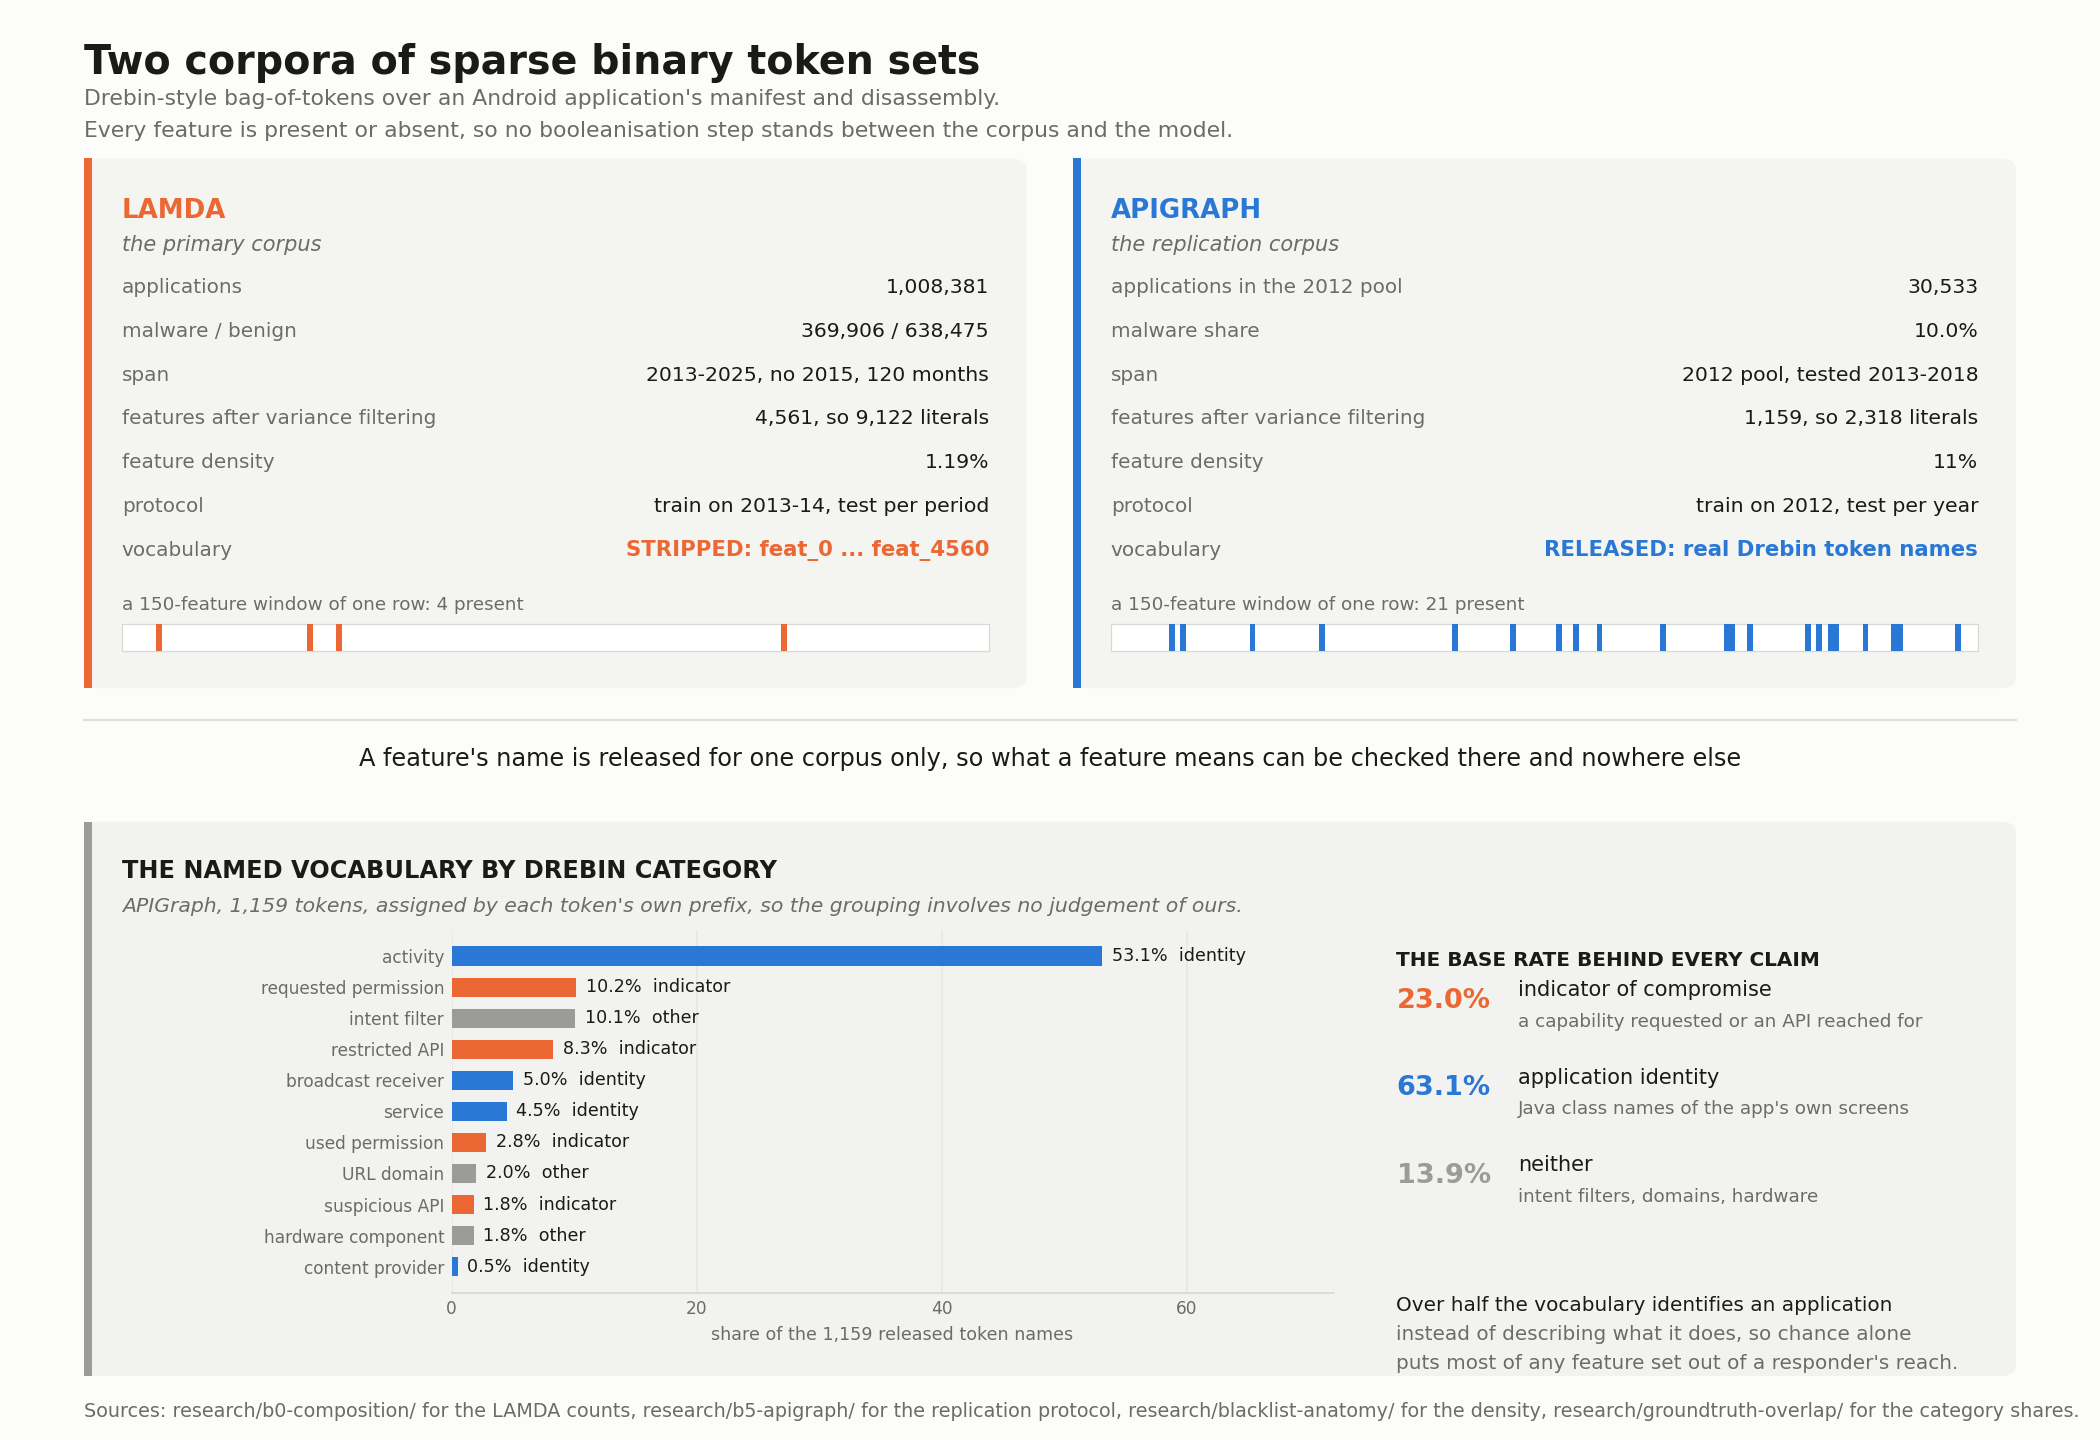

Here is the Python script that generated this plot:
"""The two corpora and what a feature is.

WHY THIS FIGURE EXISTS. Every number in this repository is conditioned on two facts about the input
that prose keeps burying. The rows are sparse binary token sets, at 1.19% density, so a literal
asking for a feature to be ABSENT is satisfied without cost on almost every row. And the primary
corpus ships its vocabulary stripped, so no claim about what a feature MEANS can be made there. A
reader who has those two facts in mind reads the rest of the repository correctly; a reader who does
not will mistake the first for a finding about the model and the second for an oversight.

The category bar exists because "interpretable feature" is not one thing here. More than half of the
named vocabulary is Java class names of an application's own screens, which identify an app and
transfer to nothing. The four categories that constitute an indicator of compromise are 23.0% of it,
and that number is the base rate every claim about attributed features is measured against.

ENCODING. Two panels for the two corpora, on identical rows, so the differences line up: scale,
width, base rate, protocol, and whether the names are released. The strip beneath each shows one row
at its measured density. The category bar is sorted by share and coloured by what the category can
support, with each bar also labelled, so nothing rests on colour alone.

  python docs/figures/datasets-and-features.py

Output: docs/figures/datasets-and-features.png
"""
from pathlib import Path

import matplotlib
matplotlib.use("Agg")
import matplotlib.pyplot as plt
import numpy as np
from matplotlib.patches import FancyBboxPatch, Rectangle

HERE = Path(__file__).resolve().parent
OUT = HERE / "datasets-and-features.png"

FIGW, FIGH = 14.0, 9.6
BLUE, ORANGE = "#2a78d6", "#eb6834"
GREEN, GREY = "#3f8f5c", "#9b9b97"
SURFACE, PANEL, INK, MUTED = "#fcfcfb", "#f4f4f1", "#1a1a19", "#6b6b68"
L, FW = 0.040, 0.920


def pts(n):
    return n / 72.0 / FIGH


def panel(ax, x, y, w, h, accent, fill=PANEL):
    ax.add_patch(FancyBboxPatch((x, y), w, h, boxstyle="round,pad=0,rounding_size=0.008",
                                linewidth=0, facecolor=fill, zorder=0))
    ax.add_patch(FancyBboxPatch((x, y), 0.0038, h, boxstyle="square,pad=0",
                                linewidth=0, facecolor=accent, zorder=1))


# Drebin's own prefixes on the APIGraph vocabulary, from research/groundtruth-overlap/.
# "indicator" is a capability requested or an API reached for; "identity" names the app itself.
CATEGORIES = [
    ("activity", 53.1, "identity"),
    ("requested permission", 10.2, "indicator"),
    ("intent filter", 10.1, "other"),
    ("restricted API", 8.3, "indicator"),
    ("broadcast receiver", 5.0, "identity"),
    ("service", 4.5, "identity"),
    ("used permission", 2.8, "indicator"),
    ("URL domain", 2.0, "other"),
    ("suspicious API", 1.8, "indicator"),
    ("hardware component", 1.8, "other"),
    ("content provider", 0.5, "identity"),
]
KIND = {"indicator": ORANGE, "identity": BLUE, "other": GREY}

CORPORA = (
    (ORANGE, "LAMDA", "the primary corpus",
     [("applications", "1,008,381"),
      ("malware / benign", "369,906 / 638,475"),
      ("span", "2013-2025, no 2015, 120 months"),
      ("features after variance filtering", "4,561, so 9,122 literals"),
      ("feature density", "1.19%"),
      ("protocol", "train on 2013-14, test per period"),
      ("vocabulary", "STRIPPED: feat_0 ... feat_4560")]),
    (BLUE, "APIGRAPH", "the replication corpus",
     [("applications in the 2012 pool", "30,533"),
      ("malware share", "10.0%"),
      ("span", "2012 pool, tested 2013-2018"),
      ("features after variance filtering", "1,159, so 2,318 literals"),
      ("feature density", "11%"),
      ("protocol", "train on 2012, test per year"),
      ("vocabulary", "RELEASED: real Drebin token names")]),
)


def sparse_strip(ax, x, y, w, h, density, seed, colour):
    """One row of the matrix at its measured density, so the sparsity is seen and not asserted."""
    n = 150
    rng = np.random.default_rng(seed)
    on = rng.random(n) < density
    cw = w / n
    ax.add_patch(Rectangle((x, y), w, h, linewidth=0.6, edgecolor="#d8d8d4",
                           facecolor="#ffffff", zorder=2))
    for i in np.flatnonzero(on):
        ax.add_patch(Rectangle((x + i * cw, y), cw, h, linewidth=0, facecolor=colour, zorder=3))
    return int(on.sum())


def main():
    fig = plt.figure(figsize=(FIGW, FIGH), facecolor=SURFACE)
    ax = fig.add_axes([0, 0, 1, 1])
    ax.set_axis_off()
    ax.set_xlim(0, 1)
    ax.set_ylim(0, 1)

    ax.text(L, 0.970, "Two corpora of sparse binary token sets", fontsize=19, color=INK,
            va="top", weight="semibold")
    ax.text(L, 0.938,
            "Drebin-style bag-of-tokens over an Android application's manifest and disassembly.",
            fontsize=10.5, color=MUTED, va="top")
    ax.text(L, 0.916,
            "Every feature is present or absent, so no booleanisation step stands between the "
            "corpus and the model.",
            fontsize=10.5, color=MUTED, va="top")

    # ---- the two corpora, on identical rows ----------------------------------- #
    aT, aH = 0.890, 0.368
    W = (FW - 0.022) / 2
    for k, (x, (accent, name, sub, rows)) in enumerate(zip((L, L + W + 0.022), CORPORA)):
        panel(ax, x, aT - aH, W, aH, accent)
        ax.text(x + 0.018, aT - pts(19), name, fontsize=12.5, color=accent, va="top",
                weight="semibold")
        ax.text(x + 0.018, aT - pts(37), sub, fontsize=10, color=MUTED, va="top", style="italic")
        for j, (label, value) in enumerate(rows):
            yy = aT - pts(62 + 21 * j)
            ax.text(x + 0.018, yy, label, fontsize=9.6, color=MUTED, va="center")
            bold = label == "vocabulary"
            ax.text(x + W - 0.018, yy, value, fontsize=9.8 if not bold else 10.2,
                    color=INK if not bold else accent, va="center", ha="right",
                    weight="semibold" if bold else "normal")
        # one row of the matrix, at the density stated above it
        sy = aT - aH + pts(22)
        on = sparse_strip(ax, x + 0.018, sy - pts(4), W - 0.036, pts(13),
                          0.0119 if k == 0 else 0.11, 7 if k == 0 else 12, accent)
        ax.text(x + 0.018, sy + pts(18),
                "a 150-feature window of one row: %d present" % on,
                fontsize=8.8, color=MUTED, va="center")

    # ---- the consequence of the stripped vocabulary --------------------------- #
    hY = aT - aH - pts(30)
    ax.plot([L, L + FW], [hY + pts(15), hY + pts(15)], color="#dededa", lw=1, zorder=1)
    ax.text(0.5, hY - pts(4),
            "A feature's name is released for one corpus only, so what a feature means can be "
            "checked there and nowhere else",
            fontsize=11.5, color=INK, ha="center", va="center")

    # ---- what the named vocabulary is made of --------------------------------- #
    cT, cH = hY - pts(34), 0.385
    panel(ax, L, cT - cH, FW, cH, GREY, fill="#f2f3f1")
    ax.text(L + 0.018, cT - pts(18), "THE NAMED VOCABULARY BY DREBIN CATEGORY", fontsize=11.5,
            color=INK, va="top", weight="semibold")
    ax.text(L + 0.018, cT - pts(36),
            "APIGraph, 1,159 tokens, assigned by each token's own prefix, so the grouping involves "
            "no judgement of ours.",
            fontsize=9.8, color=MUTED, va="top", style="italic")

    gx, gy = L + 0.175, cT - cH + pts(40)
    gw, gh = 0.420, cH - pts(92)
    axb = fig.add_axes([gx, gy, gw, gh])
    axb.set_facecolor("#f2f3f1")
    y = np.arange(len(CATEGORIES))[::-1]
    vals = [c[1] for c in CATEGORIES]
    axb.barh(y, vals, height=0.62, color=[KIND[c[2]] for c in CATEGORIES], zorder=3)
    for yy, (label, v, kind) in zip(y, CATEGORIES):
        axb.text(v + 0.8, yy, "%.1f%%  %s" % (v, kind), fontsize=8.4, color=INK, va="center")
    axb.set_yticks(y)
    axb.set_yticklabels([c[0] for c in CATEGORIES], fontsize=8.6, color=INK)
    axb.set_xlim(0, 72)
    axb.set_xticks([0, 20, 40, 60])
    axb.tick_params(labelsize=8.2, colors=MUTED, length=0)
    axb.set_xlabel("share of the 1,159 released token names", fontsize=8.4, color=MUTED)
    for s in ("top", "right", "left"):
        axb.spines[s].set_visible(False)
    axb.spines["bottom"].set_color("#d8d8d4")
    axb.grid(axis="x", color="#e6e7e4", lw=0.8, zorder=0)
    axb.set_axisbelow(True)

    tx = L + 0.625
    ax.text(tx, cT - pts(62), "THE BASE RATE BEHIND EVERY CLAIM", fontsize=9.6,
            color=INK, va="top", weight="semibold")
    for j, (lab, val, col, note) in enumerate((
            ("indicator of compromise", "23.0%", ORANGE,
             "a capability requested or an API reached for"),
            ("application identity", "63.1%", BLUE,
             "Java class names of the app's own screens"),
            ("neither", "13.9%", GREY, "intent filters, domains, hardware"))):
        yy = cT - pts(86 + 42 * j)
        ax.text(tx, yy, val, fontsize=13, color=col, va="center", weight="semibold")
        ax.text(tx + 0.058, yy + pts(5), lab, fontsize=10, color=INK, va="center")
        ax.text(tx + 0.058, yy - pts(10), note, fontsize=8.8, color=MUTED, va="center")

    ax.text(tx, cT - cH + pts(34),
            "Over half the vocabulary identifies an application",
            fontsize=9.6, color=INK, va="center")
    ax.text(tx, cT - cH + pts(20),
            "instead of describing what it does, so chance alone",
            fontsize=9.6, color=MUTED, va="center")
    ax.text(tx, cT - cH + pts(6),
            "puts most of any feature set out of a responder's reach.",
            fontsize=9.6, color=MUTED, va="center")

    ax.text(L, 0.013,
            "Sources: research/b0-composition/ for the LAMDA counts, research/b5-apigraph/ for the "
            "replication protocol, research/blacklist-anatomy/ for the density, "
            "research/groundtruth-overlap/ for the category shares.",
            fontsize=9.2, color=MUTED, va="bottom")

    fig.savefig(OUT, dpi=150, metadata={"Software": None})
    print("wrote %s" % OUT.name)


main()
